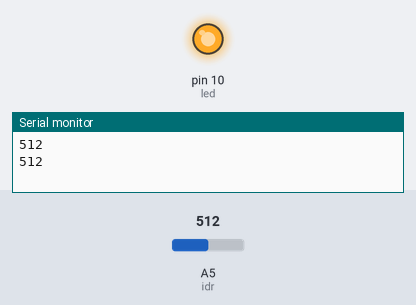
The sketch below on a simulated Arduino Uno, built with avr-gcc and run on an emulated ATmega328P. On the bench: output pins drawn as LEDs (lit = HIGH), the last lines printed to the serial monitor. The inputs (shaded band) are chosen by the test bench; at power-on: A5 (idr) = 512.

Above: at 1.9 s.
2.0 s: A5 (idr) set to 257
3.5 s: A5 (idr) set to 234
At 5.6 s:
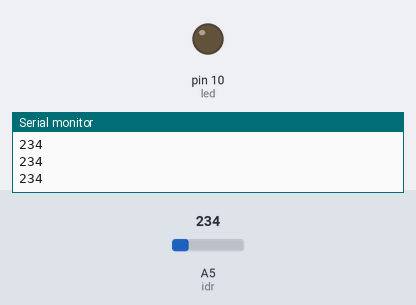
6.0 s: A5 (idr) set to 260
At 7.0 s:
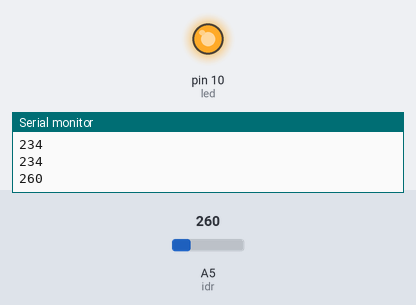
7.6 s: A5 (idr) set to 240
At 8.7 s:
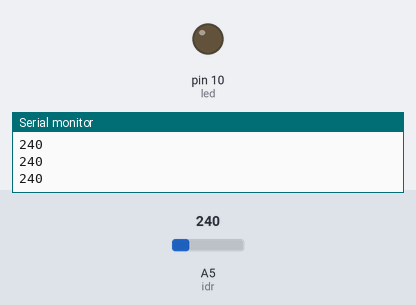
Timing chart, 0 to 10.6 s (numbered marks = the images above; inputs shaded):
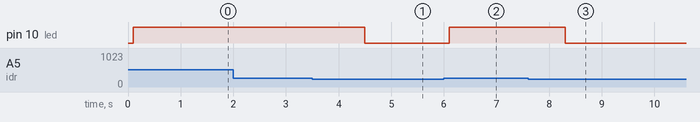

The sketch:

Fotoresistencia.ino
```cpp
int idr = A5;
int valor;
int led = 10;

void setup() {
  Serial.begin(9600);
  pinMode(idr, INPUT);
  pinMode(led, OUTPUT);
}

void loop() {
  int valor = analogRead(idr);
  Serial.println(valor);
  delay(100);

  if(valor < 250){
    digitalWrite(led, LOW);
  }
  else{
    digitalWrite(led, HIGH);
    delay(1000);
  }
}
```

Measured:
- the behaviour switches between 250 and 249 on A5 (idr) (found by bisection; images 0 and 1)
- after the input at 3.5 s, pin 10 (led): HIGH → LOW after 1.0 s
- after the input at 6.0 s, pin 10 (led): LOW → HIGH after 0.11 s
- after the input at 7.6 s, pin 10 (led): HIGH → LOW after 0.71 s
